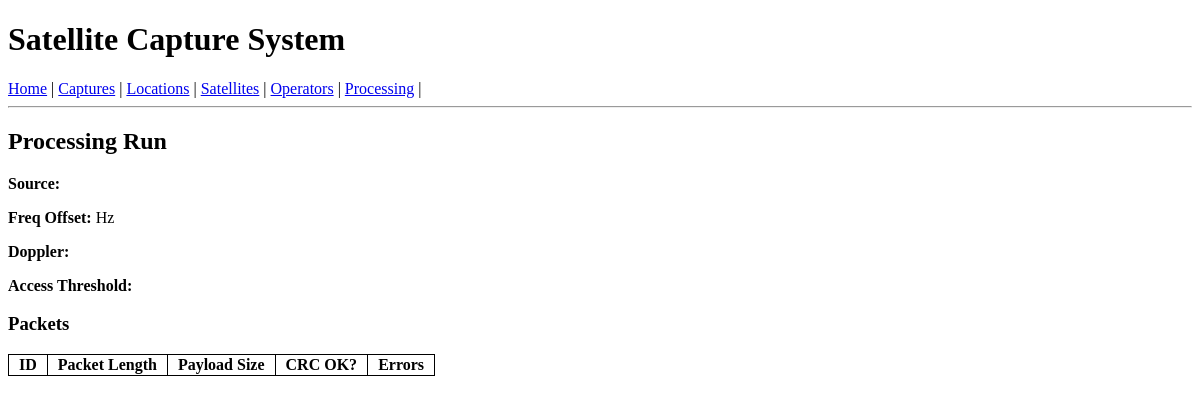
Before: /processing/41 with the older database file.
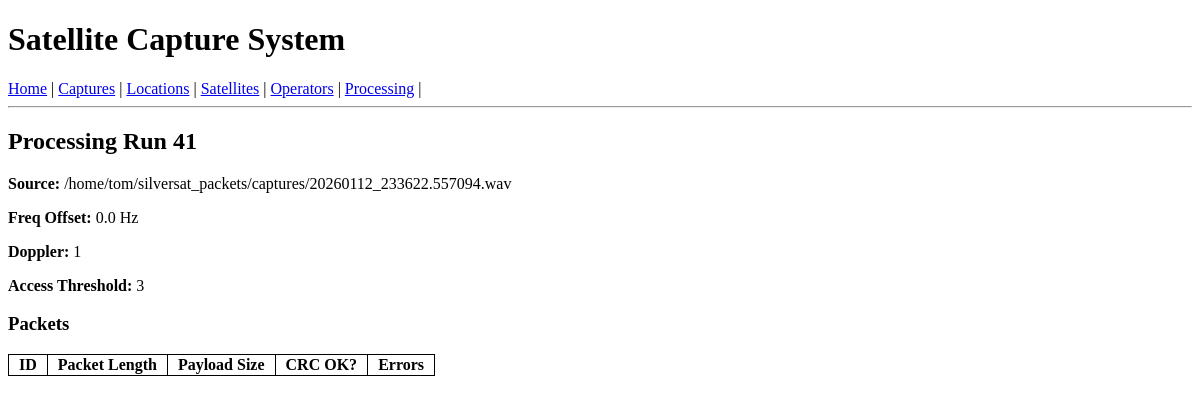
After: the same page with the newer database file.
### tables this page shows
CREATE TABLE "processing_run" (
	"id"	INTEGER,
	"capture_session_id"	NUMERIC NOT NULL,
	"start_time_utc"	TEXT NOT NULL,
	"freq_offset_hz"	REAL,
	"output_path"	TEXT NOT NULL,
	"notes"	TEXT,
	"doppler_en"	INTEGER NOT NULL,
	"store_packets"	INTEGER NOT NULL,
	"source_file"	TEXT NOT NULL,
	"access_threshold"	INTEGER,
	"packet_count"	INTEGER,
	"good_packets"	INTEGER,
	"is_ssdv"	INTEGER DEFAULT 0,
	"output_file"	TEXT,
	PRIMARY KEY("id"),
	FOREIGN KEY("capture_session_id") REFERENCES "capture_session"("id")
);

### blueprints/processing.py (the view)
@bp.route('/<int:id>')
def view(id):
    db = get_db()
    run = db.execute("SELECT * FROM processing_run WHERE id = ?", (id,)).fetchone()
    packets = db.execute("""
     SELECT * FROM packet WHERE processing_run_id = ? ORDER BY id
     """, (id,)).fetchall()
    return render_template("processing/view.html", run=run, packets=packets)

### db.py (called while the page is built)
def get_db():
    if "db" not in g:
        g.db = sqlite3.connect(
            current_app.config["DATABASE"],
            detect_types=sqlite3.PARSE_DECLTYPES
        )
        g.db.row_factory = sqlite3.Row
    return g.db

### templates/processing/view.html (shortened to what this page needs)
{% extends 'base.html' %}
{% block content %}
<h2>Processing Run {{ run['id'] }}</h2>
<p><strong>Source:</strong> {{ run['source_file'] }}</p>
<p><strong>Freq Offset:</strong> {{ run['freq_offset_hz'] }} Hz</p>
<p><strong>Doppler:</strong> {{ run['doppler_en'] }}</p>
<p><strong>Access Threshold:</strong> {{ run['access_threshold'] }}</p>
<h3>Packets</h3>
<table>
  <tr>
    <th>ID</th><th>Packet Length</th><th>Payload Size</th><th>CRC OK?</th><th>Errors</th>
  </tr>
</table>
{% endblock %}

Changed rows visible on the page:
added processing_run: id "41", source_file "/home/tom/silversat_packets/captures/20260112_233622.557094.wav", freq_offset_hz "0.0", doppler_en "1", access_threshold "3"
